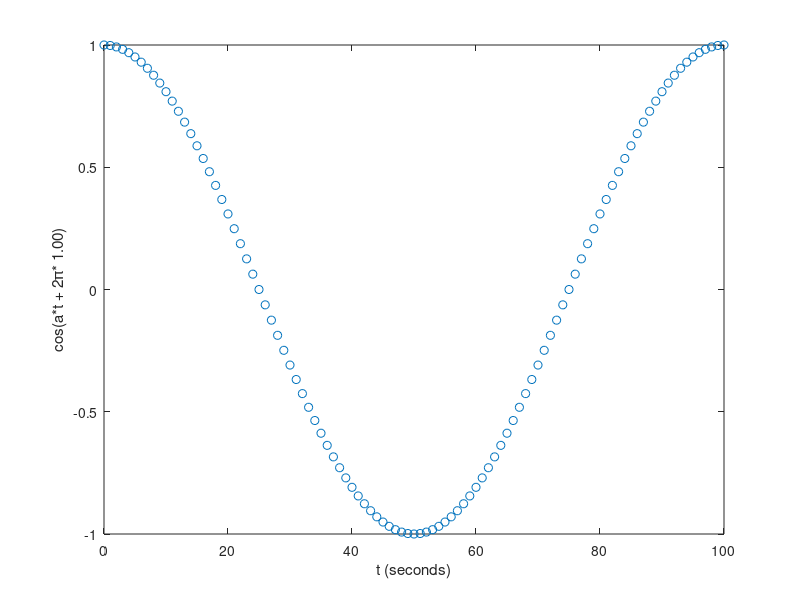

MATLAB code to generate this figure:
T = 100; % seconds
t = 0:T;
f = 1/100;
a = 2*pi*f;
for i = 1 : 50
    phs = i/50;
    y = cos(a*t + 2*pi*phs);
    plot(t, y, 'o');
    xlabel('t (seconds)');
    ylabel(['cos(a*t + 2\pi*', sprintf(' %1.2f)', phs)]);
    drawnow;
end